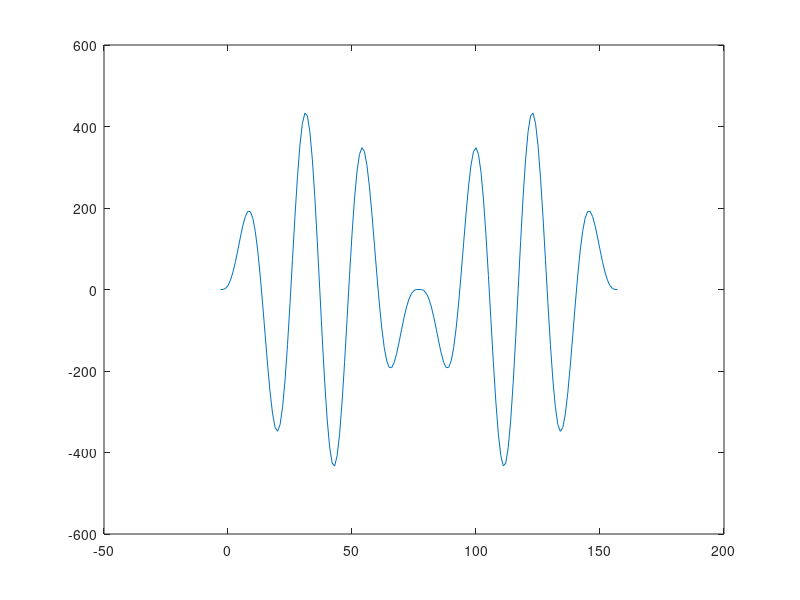

Source code (MATLAB):
clc; #... Clear command line
clear all; #... Clear variables
close all; #... Clear figures

n = 0:1/80:1;
h = 5*sin(2*pi*4*n);
x = 7*sin(2*pi*3*n);

z = []; #... To store values of x*h
for i = 1:length(x)
  xh = h.*x(i); #... Multiply x(i) with all values of h
  z = [z; xh]; #... Store xh in the next row of z
endfor

[r c] = size(z); #... Row & column of z
startSum = 2; #... To determines the terms of first value
lastSum = r+c; #... To determines last value
ans = []; #... Convolution result will be stored here

while (startSum <= lastSum)
  sum = 0;
  for i = 1:r
    for j = 1:c
      if ((i+j)==startSum)
        sum = sum+z(i,j);
      endif
    endfor
  endfor
  startSum = startSum+1; #... For next value
  ans = [ans sum]; #... Store sum in the back of ans
end

z1 = 2; #... 0th index of x
z2 = 3; #... 0th index of h
index = (z1+z2-1); #... 0th index of ans
n = -(index-1):length(ans)-index; #... time(n)

disp(ans);
stem(n,ans,'.');
plot(n, ans);
